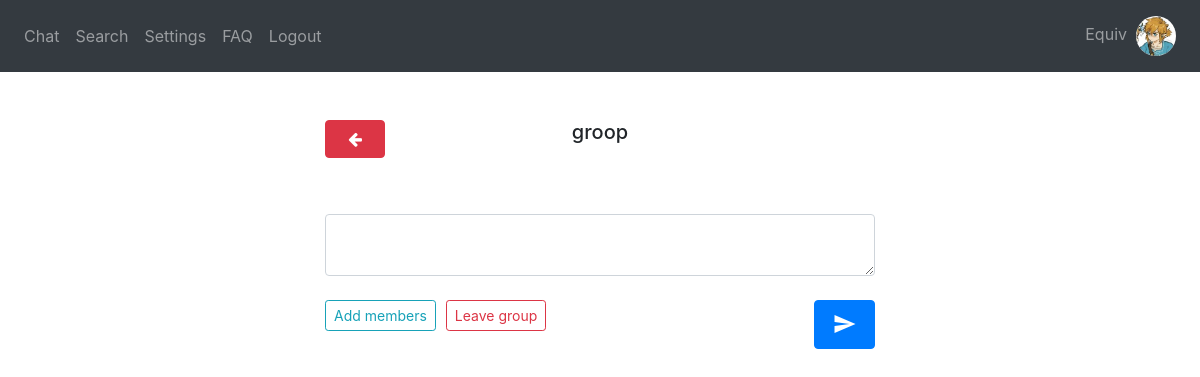
The page /group-chat/3 (signed in) on the database as committed earlier.
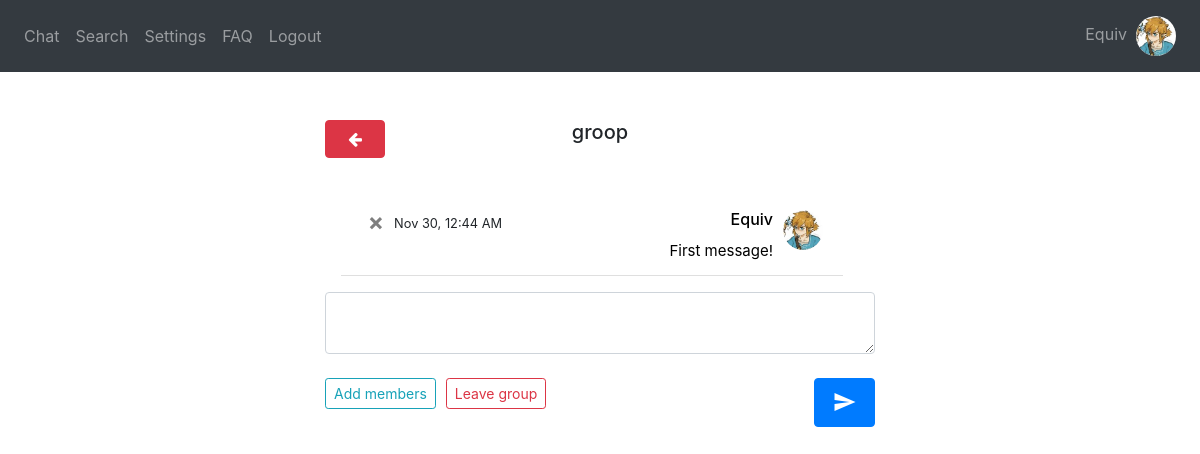
The same page on the database as committed later.
### website/models.py (models this page shows)
class User(db.Model, UserMixin):
    username = db.Column(db.String(150), unique=True)
    password = db.Column(db.String(150))
    answer = db.Column(db.String(150)) # security word
    question = db.Column(db.String(150)) # security question
    text_color = db.Column(db.String(20), default='Black') # message text color
    text_size = db.Column(db.String(20), default='Medium') # message text size
    background = db.Column(db.String(20), default='White') # background color
    status = db.Column(db.String(150))
    messages = db.relationship('Message')
    friends_list = db.relationship('Friend')
    block_list = db.relationship('Block')
    id = db.Column(db.Integer, primary_key=True)
    name = db.Column(db.String(20))
    groups = db.relationship('Group', secondary=user_groups, backref=db.backref('members', lazy='dynamic'))
    image_file = db.Column(db.String(20), nullable=False, default='default.jpg')

class Group(db.Model):
    group_id = db.Column(db.Integer, primary_key=True)
    group_name = db.Column(db.String(20))

class Message(db.Model):
    id = db.Column(db.Integer, primary_key=True)
    data = db.Column(db.String(10000))
    date = db.Column(db.DateTime(timezone=True), default=func.now(tz=pytz.timezone('US/Eastern')))
    user_id = db.Column(db.Integer, db.ForeignKey('user.id')) #one-to-many relationship
    recipient_id = db.Column(db.Integer)
    group_id = db.Column(db.Integer)

### website/group_views.py (the view, shortened to what this page needs)
@group_views.route('/group-chat/<string:group_id>', methods=['GET', 'POST'])
@login_required
def group_chat(group_id):
    group = Group.query.filter(Group.group_id == group_id).first_or_404()
    if not db.session.query(user_groups).filter((user_groups.c.user_id==current_user.id) & (user_groups.c.group_id==group.group_id)).first():
        flash('You are not a member of this group.', category='error')
        return redirect('/')
    else: # if they are a member of the group:
        return render_template("group_chat.html", User=User, user=current_user, username=current_user.username, user_db=User, group=group, Message=Message, desc=desc, str=str, datetime=datetime)

### website/__init__.py (called while the page is built)
def create_app():
    app = Flask(__name__)
    app.config['SECRET_KEY'] = 'wadkjwlajda'
    app.config['SQLALCHEMY_DATABASE_URI'] = f'sqlite:///{DB_NAME}'
    db.init_app(app)
    from .views import views
    from .auth import auth
    from .group_views import group_views
    app.register_blueprint(views, url_prefix='/')
    app.register_blueprint(auth, url_prefix='/')
    app.register_blueprint(group_views, url_prefix='/')
    from .models import User, Message
    create_database(app)
    login_manager = LoginManager()
    login_manager.login_view = 'auth.login'
    login_manager.init_app(app)
    @login_manager.user_loader
    def load_user(id):
        return User.query.get(int(id))
    return app

### website/templates/group_chat.html (shortened to what this page needs)
{% extends "base.html" %} {% block title %}Chat{% endblock %} {% block content
    %}
<br />
<div style =   "position: fixed;
                right: 0;
                left: 0;
                margin-right: auto;
                margin-left: auto;
                min-height: 10em;
                max-width: 550px;">
        <ul class="list-group list-group-flush" id="messages">
            <div>
                <div style="float: left"><a style="width: 60px" class="btn btn-danger" id="chat" href="/"><i class="fa fa-arrow-left"></i></a></div>
                <h5 align="center" style="padding-right: 60px">{{group.group_name}}</h5>
            </div>
        <div class="overflow-auto p-3 mb-3 mb-md-0 mr-md-3 bg-light;" style="max-height: 300px; display: flex; flex-direction: column-reverse;">
        {% for message in Message.query.order_by(desc(Message.id)).all() %}
            {% if message.group_id == group.group_id %}
                {% if message.user_id == user.id %}
                <li style="background-color: {{user.background}}" class="list-group-item">
                    <div style="height:30px">
                        <a href="/profile">
                        <div style="float: right; padding-left: 10px"><img id="cornerpic" style="width:40px" class="rounded-circle account-img" src="{{ url_for('static', filename='profile_pics/' + current_user.image_file) }}"></div>
                        <div style="float: right; color:black"><h6>{{ current_user.username }}</h6></div>
                        </a>
                        <div style="float: left; width: 5%"><a class="close" id="chat" href="/delete-message-group/{{message.id}}/{{group.group_id}}"><span aria-hidden="true">&times;</span></a></div>
                            {% if (message.date - datetime.datetime.now()).days < 0 %}
                            <div style="float:left; padding-left: 10px"><small>{{(message.date - datetime.timedelta(hours=5)).strftime('%b %d, %I:%M %p')}}</small></div>
                            {% elif (message.date - datetime.datetime.now()).days == -1 %}
                                <div style="float:left; padding-left: 10px"><small>{{(message.date - datetime.timedelta(hours=5)).strftime('Yesterday, %I:%M %p')}}</small></div>
                            {% else %}
                                <div style="float:left; padding-left: 10px"><small>{{(message.date - datetime.timedelta(hours=5)).strftime('%I:%M %p')}}</small></div>
                            {% endif %}
                        </div>
                        <div style="overflow-wrap: break-word; color: {{user.text_color}}; font-size: {{user.text_size}}" align="right">{{message.data}}</div>
                </li>
                {% endif %}
            {% endif %}
        {% endfor %}
        </div>
    </ul>
    <form method="POST">
        <textarea name="message" id="message" class="form-control"></textarea>
        <br />
        <div style="float: right">
            <button type="submit" class="btn btn-primary" onclick="document.getElementById('sound_send').play();"><i style="padding-top:5px; width: 35px" class="material-icons">send</i></button>
        </div>
    </form>
    <div style="float: left;"><a class="btn btn-outline-info btn-sm" id="chat" href="/add-members/{{group.group_id}}">Add members</a></div>
    <div style="float: left; padding-left: 10px"><a class="btn btn-outline-danger btn-sm" id="chat" href="/leave-group/{{group.group_id}}/{{current_user.id}}">Leave group</a></div>
</div>
<br />
{% endblock %}

### website/templates/base.html (shortened to what this page needs)
<!DOCTYPE html>
<html>
  <head>
    <link
      rel="stylesheet"
      href="https://stackpath.bootstrapcdn.com/bootstrap/4.4.1/css/bootstrap.min.css"
    />
    <link
      rel="stylesheet"
      href="https://stackpath.bootstrapcdn.com/font-awesome/4.7.0/css/font-awesome.min.css"
    />
  </head>
  <body>
    <nav class="navbar navbar-expand-lg navbar-dark bg-dark">
      <div class="collapse navbar-collapse" id="navbar">
        <div class="navbar-nav">
          {% if current_user.is_authenticated %}
            <a class="nav-item nav-link" id="chat" href="/">Chat</a>
            <a class="nav-item nav-link" id="search" href="/search">Search</a>
            <a class="nav-item nav-link" id="settings" href="/settings">Settings</a>
            <a class="nav-item nav-link" id="faq" href="/faq">FAQ</a>
            <a class="nav-item nav-link" id="logout" href="/logout">Logout</a>
          {% else %}
            <a class="nav-item nav-link" id="login" href="/login">Log In</a>
            <a class="nav-item nav-link" id="signUp" href="/sign-up">Sign Up</a>
            <a class="nav-item nav-link" id="faq" href="/faq">FAQ</a>
          {% endif %}
        </div>
      </div>
        <div class="navbar-nav">
          {% if current_user.is_authenticated %}
            <a class="nav-item nav-link" id="chat" href="/profile">{{current_user.username}}&nbsp;&nbsp;<img id="cornerpic" style="width: 40px;" class="rounded-circle account-img" src="{{ url_for('static', filename='profile_pics/' + current_user.image_file) }}"></a>
          {% endif %}
        </div>
    </nav>
    <br />
    <div class="container">{% block content %} {% endblock %}</div>
  </body>
</html>

### website/templates/base.html (style rules this page uses)
#cornerpic { object-fit: cover; width:40px; height:40px; }

Rows that differ between the two databases and show on the page:
added Message: image_file (picture), {{ current_user.username }} "Equiv", date "Nov 30, 12:44 AM", data "First message!"
